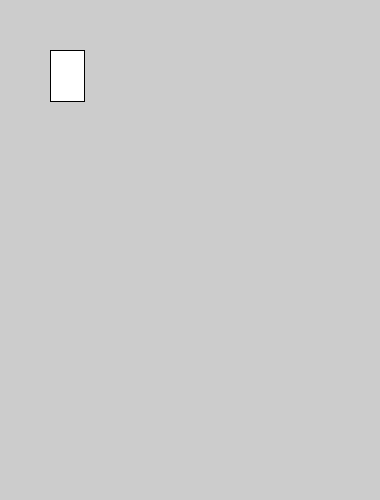
Frame 1 (no input)
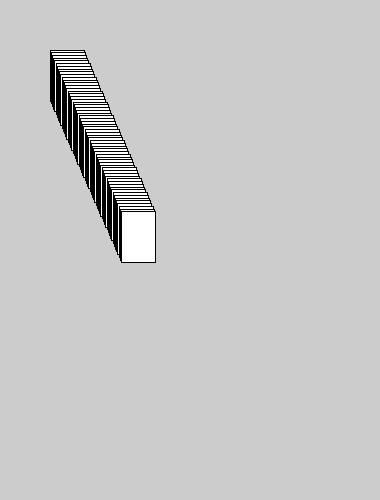
Frame 60 (the mouse pressed at the canvas centre just before this capture)
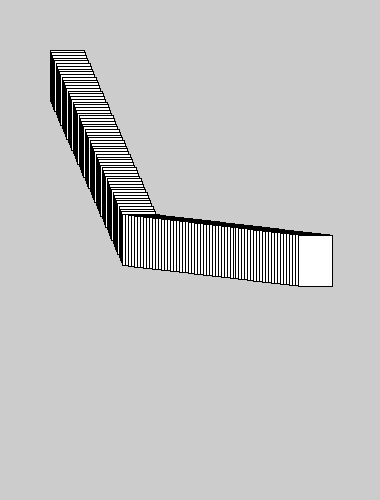
Frame 120 (the mouse held since frame 60 and released just before this capture)

The Processing sketch that drew these frames (run headless with seeded random() and noise(); from frame 60 on, the mouse is pressed at the canvas centre):

// Processing sketch: Vectorizin
// ── Vectorizin.pde
PVector speed, position; 
float maxSpeed = 3;
void setup() {
  size(380, 500);
  speed = PVector.random2D();
  speed.mult(maxSpeed);
  position = new PVector(50, 50);
}

void draw() {
  rect(position.x, position.y, 34, 51);
  position.add(speed);
  
  println(degrees(speed.heading() ));
}

void mousePressed() {
  speed = PVector.random2D();
  speed.mult(maxSpeed);
}
